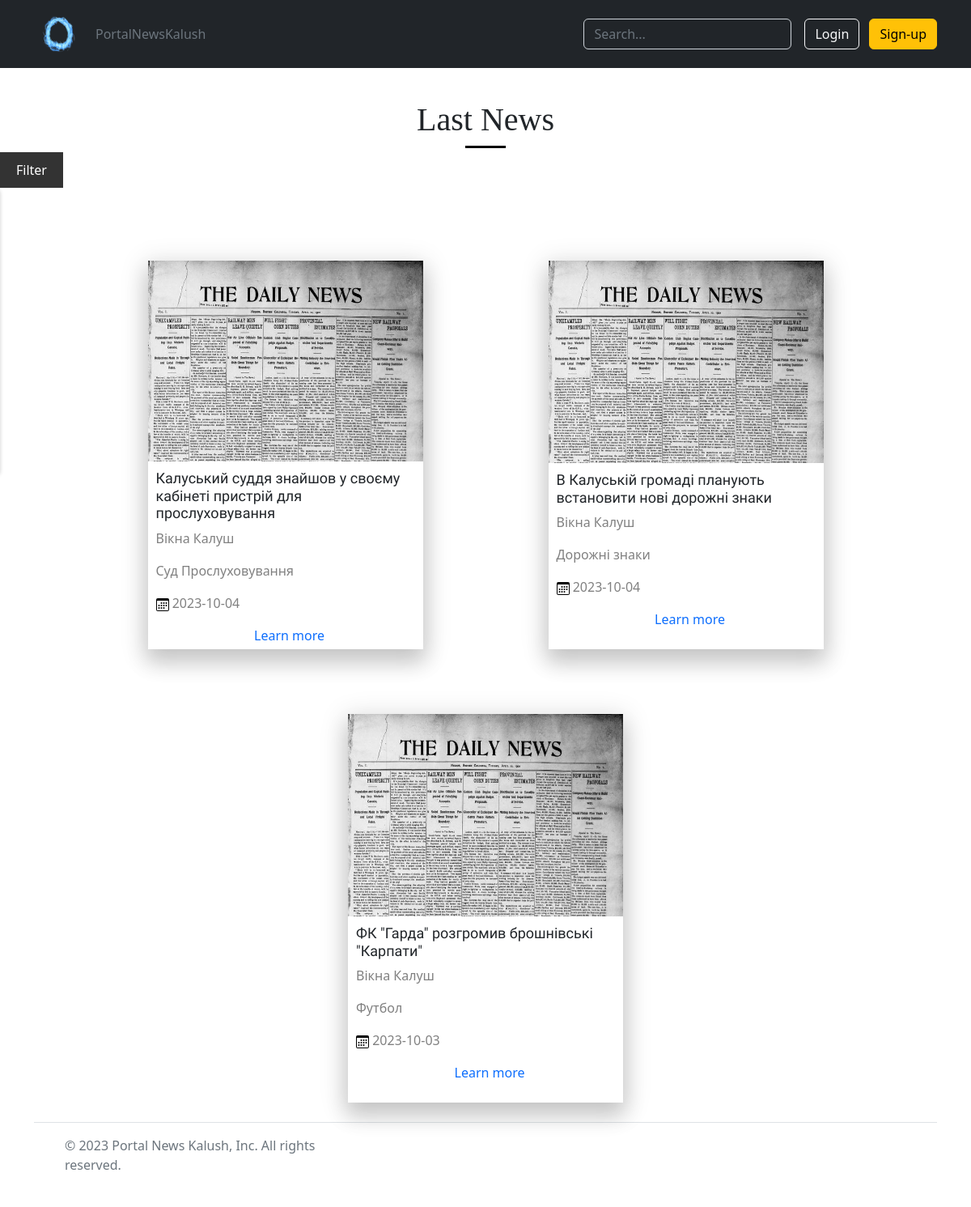
The page / on the database its author committed.
### main.py (models this page shows)
class Article(db.Model):
    __tablename__ = 'articles'
    id = db.Column(db.Integer, primary_key=True)
    title = db.Column(db.String(300), nullable=False)
    author = db.Column(db.String(100), nullable=False)
    date_published = db.Column(db.DateTime, nullable=False)
    tags = db.Column(db.String(100), nullable=False)
    content = db.Column(db.Text, nullable=False)
    photo = db.Column(db.String(255))

### main.py (the view)
@app.route('/', methods=['GET', 'POST'])
def index():
    if request.method == 'POST':
        keyword = request.form['keyword']
        query = Article.query
        if keyword:
            query = query.filter(Article.title.contains(keyword) | Article.content.contains(keyword))
        query = query.order_by(Article.date_published.desc())
        articles = query.all()
        if current_user.is_authenticated:
            articles = articles
        else:
            articles = query.limit(3).all()
    else:
        if current_user.is_authenticated:
            articles = Article.query.order_by(Article.date_published.desc()).all()
        else:
            articles = Article.query.order_by(Article.date_published.desc()).limit(3).all()
    return render_template('index.html', articles=articles)

### templates/index.html (shortened to what this page needs)
{% extends 'base.html' %}
{% block search %}
<form method="POST" action="{{ url_for('index') }}" class="col-12 col-lg-auto mb-3 mb-lg-0 me-lg-3" role="search">
    <input type="text" name="keyword" class="form-control form-control-dark text-bg-dark" placeholder="Search..." aria-label="Search">
</form>
{% endblock %}
{% block body %}
<h1 class="last_news">Last News</h1>
<p class="line__"></p>
<div class="filter-container__">
    <button class="filter-button__">Filter</button>
</div>
<div class="container__">
    {% for article in articles %}
        <div class="article news-card">
            <img class="img__img" src="/static/images/daily_news.png" alt="">
            <h4 class="name_title">{{ article.title }}</h4>
            <p class="article-author gray__text">{{ article.author }}</p>
            <p class="article-tags gray__text">{{ article.tags }}</p>
            <p class="article-date gray__text"><img src="/static/images/calendar3.svg" alt="">     {{ article.date_published.strftime('%Y-%m-%d') }}</p>
            <div class="bot__">
                <a class="learn__more" href="{{ url_for('article', article_id=article.id) }}">Learn more</a>
            </div>
        </div>
    {% endfor %}
</div>
{% endblock %}

### static/css/style.css (style rules this page uses)
.filter-container__ { position: relative; }
.filter-button__ { background-color: #333; color: #fff; padding: 10px 20px; border: none; cursor: pointer; }
.line__ { border-bottom: 3px solid #000000; width: 50px; margin: 5px auto 5px auto; }
.container__ { width: 80%; margin: 40px auto auto auto; display: flex; flex-wrap: wrap; justify-content: space-between; gap: 30px; }
.last_news { font-family: 'Young Serif', serif; text-align: center; margin-top: 40px; }
.gray__text { color: gray; font-size: 16px; padding-left: 10px; }
.img__img { width: 100%; height: 250px; }
.name_title { font-family: 'Ubuntu Condensed', sans-serif; padding-top: 10px; padding-left: 10px; padding-right: 10px; font-size: 18px; flex: 0; }
.learn__more { text-decoration: none; padding-left: 10px; transition: 0.3s; }
.bot__ { display: flex; justify-content: space-around; }
.news-card { height: 480px; min-height: 480px; width: 340px; min-width: 340px; box-shadow: 0 16px 24px 2px rgba(0, 0, 0, 0.14), 0 6px 30px 5px rgba(0, 0, 0, 0.12), 0 8px 10px -15px rgba(0, 0, 0, 0.12); padding-bottom: 5px; margin-top: 50px; margin-left: auto; margin-right: auto; display: flex; flex-direction: column; }

### rows shown on the page
Article: title "Калуський суддя знайшов у своєму кабінеті пристрій для прослуховування", author "Вікна Калуш", tags "Суд Прослуховування", date_published "2023-10-04"
Article: title "В Калуській громаді планують встановити нові дорожні знаки", author "Вікна Калуш", tags "Дорожні знаки", date_published "2023-10-04"
Article: title "ФК \"Гарда\" розгромив брошнівські \"Карпати\"", author "Вікна Калуш", tags "Футбол", date_published "2023-10-03"
